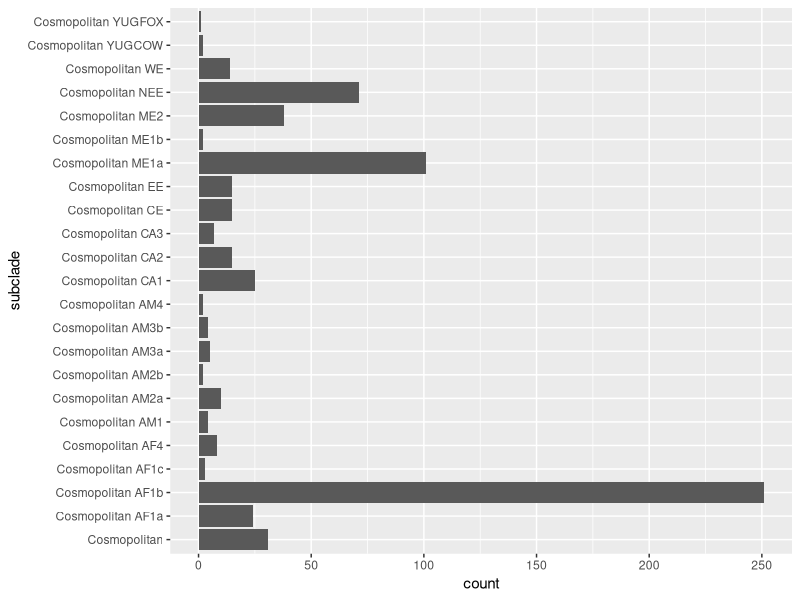

This chart was generated by the following R code: (Note: this script raises an error after producing the figure.)
# Filler R script

library(ggplot2)

rm(list = ls())

data<-read.csv("Data/Cosmo_WGS_metadata.csv")

counts<-data.frame(subclade=unique(data$assignment), count=NA)

for (i in 1:length(counts$subclade)) {
  counts$count[i]<-length(which(data$assignment == counts$subclade[i]))
}

p<-ggplot(data=counts, aes(x=count, y=subclade)) +
  geom_bar(stat="identity")
p

AF1b<-data[which(data$assignment == "Cosmopolitan AF1b"),]

ggsave("Figures/barplot.png", p)
write.csv(AF1b, "Outputs/AF1b.csv", row.names = F)
